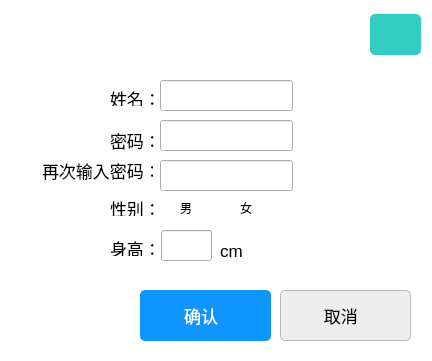
<?xml version="1.0" encoding="UTF-8"?>
<ui version="4.0">
 <class>modify_user_info</class>
 <widget class="QWidget" name="modify_user_info">
  <property name="geometry">
   <rect>
    <x>0</x>
    <y>0</y>
    <width>432</width>
    <height>361</height>
   </rect>
  </property>
  <property name="cursor">
   <cursorShape>BlankCursor</cursorShape>
  </property>
  <property name="windowTitle">
   <string>modify_user_info</string>
  </property>
  <property name="styleSheet">
   <string notr="true">QWidget#modify_user_info
{
	background-color: rgb(255, 255, 255);
}</string>
  </property>
  <widget class="QLabel" name="lblPwd">
   <property name="geometry">
    <rect>
     <x>110</x>
     <y>130</y>
     <width>81</width>
     <height>20</height>
    </rect>
   </property>
   <property name="font">
    <font>
     <pointsize>13</pointsize>
    </font>
   </property>
   <property name="text">
    <string>密码：</string>
   </property>
  </widget>
  <widget class="QLabel" name="lblHeight">
   <property name="geometry">
    <rect>
     <x>110</x>
     <y>240</y>
     <width>54</width>
     <height>16</height>
    </rect>
   </property>
   <property name="font">
    <font>
     <pointsize>13</pointsize>
    </font>
   </property>
   <property name="text">
    <string>身高：</string>
   </property>
  </widget>
  <widget class="QLabel" name="lblSex">
   <property name="geometry">
    <rect>
     <x>110</x>
     <y>200</y>
     <width>54</width>
     <height>16</height>
    </rect>
   </property>
   <property name="font">
    <font>
     <pointsize>13</pointsize>
    </font>
   </property>
   <property name="text">
    <string>性别：</string>
   </property>
  </widget>
  <widget class="QLineEdit" name="leName">
   <property name="geometry">
    <rect>
     <x>160</x>
     <y>80</y>
     <width>133</width>
     <height>31</height>
    </rect>
   </property>
   <property name="font">
    <font>
     <pointsize>15</pointsize>
    </font>
   </property>
   <property name="cursor">
    <cursorShape>IBeamCursor</cursorShape>
   </property>
   <property name="focusPolicy">
    <enum>Qt::StrongFocus</enum>
   </property>
  </widget>
  <widget class="QLineEdit" name="lePwd">
   <property name="geometry">
    <rect>
     <x>160</x>
     <y>120</y>
     <width>133</width>
     <height>31</height>
    </rect>
   </property>
   <property name="font">
    <font>
     <pointsize>15</pointsize>
    </font>
   </property>
   <property name="cursor">
    <cursorShape>IBeamCursor</cursorShape>
   </property>
   <property name="focusPolicy">
    <enum>Qt::StrongFocus</enum>
   </property>
   <property name="echoMode">
    <enum>QLineEdit::Password</enum>
   </property>
  </widget>
  <widget class="QLineEdit" name="leHeight">
   <property name="geometry">
    <rect>
     <x>161</x>
     <y>230</y>
     <width>51</width>
     <height>31</height>
    </rect>
   </property>
   <property name="font">
    <font>
     <pointsize>15</pointsize>
    </font>
   </property>
   <property name="cursor">
    <cursorShape>IBeamCursor</cursorShape>
   </property>
   <property name="focusPolicy">
    <enum>Qt::StrongFocus</enum>
   </property>
  </widget>
  <widget class="QPushButton" name="btn_ok">
   <property name="geometry">
    <rect>
     <x>140</x>
     <y>290</y>
     <width>131</width>
     <height>51</height>
    </rect>
   </property>
   <property name="font">
    <font>
     <family>Microsoft Yahei</family>
     <pointsize>13</pointsize>
    </font>
   </property>
   <property name="cursor">
    <cursorShape>BlankCursor</cursorShape>
   </property>
   <property name="focusPolicy">
    <enum>Qt::NoFocus</enum>
   </property>
   <property name="styleSheet">
    <string notr="true">QPushButton
{
    font-family:Microsoft Yahei;
    color:white;
    background-color:rgb(14 , 150 , 254);
    border-radius:5px;
}

QPushButton:hover
{
    background-color:rgb(44 , 137 , 255);
}

QPushButton:pressed
{
    background-color:rgb(14 , 135 , 228);
    padding-left:3px;
    padding-top:3px;
}</string>
   </property>
   <property name="text">
    <string>确认  </string>
   </property>
   <property name="icon">
    <iconset resource="imageIcon.qrc">
     <normaloff>:/imgIcon/appbar.check.png</normaloff>:/imgIcon/appbar.check.png</iconset>
   </property>
   <property name="iconSize">
    <size>
     <width>76</width>
     <height>76</height>
    </size>
   </property>
  </widget>
  <widget class="QPushButton" name="btn_cancel">
   <property name="geometry">
    <rect>
     <x>280</x>
     <y>290</y>
     <width>131</width>
     <height>51</height>
    </rect>
   </property>
   <property name="font">
    <font>
     <pointsize>13</pointsize>
    </font>
   </property>
   <property name="cursor">
    <cursorShape>BlankCursor</cursorShape>
   </property>
   <property name="focusPolicy">
    <enum>Qt::NoFocus</enum>
   </property>
   <property name="styleSheet">
    <string notr="true">QPushButton
{
    color:black;
    background-color:rgb(238 , 238 , 238);
    border: 1px solid rgb(183 , 183 , 183);
	border-radius:5px;
}

QPushButton:hover
{
    color:black;
    background-color:rgb(228 , 240 , 250);
    border: 1px solid rgb(15 , 150 , 255);
}

QPushButton:pressed
{
    color:black;
    background-color:rgb(204 , 228 , 247);
    border: 1px solid rgb(1 , 84 , 153);
    padding-left:3px;
    padding-top:3px;
}</string>
   </property>
   <property name="text">
    <string>取消  </string>
   </property>
   <property name="icon">
    <iconset resource="imageIcon.qrc">
     <normaloff>:/imgIcon/appbar.close.2.png</normaloff>:/imgIcon/appbar.close.2.png</iconset>
   </property>
   <property name="iconSize">
    <size>
     <width>76</width>
     <height>76</height>
    </size>
   </property>
  </widget>
  <widget class="QLabel" name="label_5">
   <property name="geometry">
    <rect>
     <x>220</x>
     <y>240</y>
     <width>54</width>
     <height>21</height>
    </rect>
   </property>
   <property name="font">
    <font>
     <pointsize>13</pointsize>
    </font>
   </property>
   <property name="text">
    <string>cm</string>
   </property>
  </widget>
  <widget class="QLabel" name="lblName">
   <property name="geometry">
    <rect>
     <x>110</x>
     <y>90</y>
     <width>54</width>
     <height>16</height>
    </rect>
   </property>
   <property name="font">
    <font>
     <pointsize>13</pointsize>
    </font>
   </property>
   <property name="text">
    <string>姓名：</string>
   </property>
  </widget>
  <widget class="QLabel" name="lblPwdConfirm">
   <property name="geometry">
    <rect>
     <x>42</x>
     <y>160</y>
     <width>111</width>
     <height>20</height>
    </rect>
   </property>
   <property name="font">
    <font>
     <pointsize>13</pointsize>
    </font>
   </property>
   <property name="text">
    <string>再次输入密码：</string>
   </property>
  </widget>
  <widget class="QLineEdit" name="leConfirmPwd">
   <property name="geometry">
    <rect>
     <x>160</x>
     <y>160</y>
     <width>133</width>
     <height>31</height>
    </rect>
   </property>
   <property name="font">
    <font>
     <pointsize>15</pointsize>
    </font>
   </property>
   <property name="cursor">
    <cursorShape>IBeamCursor</cursorShape>
   </property>
   <property name="focusPolicy">
    <enum>Qt::StrongFocus</enum>
   </property>
   <property name="echoMode">
    <enum>QLineEdit::Password</enum>
   </property>
  </widget>
  <widget class="QPushButton" name="btn_close">
   <property name="geometry">
    <rect>
     <x>370</x>
     <y>14</y>
     <width>51</width>
     <height>41</height>
    </rect>
   </property>
   <property name="cursor">
    <cursorShape>BlankCursor</cursorShape>
   </property>
   <property name="styleSheet">
    <string notr="true">QPushButton
{
    font-family:Microsoft Yahei;
    color:white;
	background-color:rgb(50 , 204 , 194);
    border-radius:5px;
}

QPushButton:hover
{
    background-color:rgb(50, 184, 179);
}

QPushButton:pressed
{
    background-color:rgb(41, 144, 163);
    padding-left:3px;
    padding-top:3px;
}</string>
   </property>
   <property name="text">
    <string/>
   </property>
   <property name="icon">
    <iconset resource="imageIcon.qrc">
     <normaloff>:/imgIcon/appbar.close.png</normaloff>:/imgIcon/appbar.close.png</iconset>
   </property>
   <property name="iconSize">
    <size>
     <width>76</width>
     <height>76</height>
    </size>
   </property>
  </widget>
  <widget class="QLabel" name="label_7">
   <property name="geometry">
    <rect>
     <x>6</x>
     <y>-2</y>
     <width>76</width>
     <height>76</height>
    </rect>
   </property>
   <property name="styleSheet">
    <string notr="true">border-image: url(:/imgIcon/appbar.people.profile.png);</string>
   </property>
   <property name="text">
    <string/>
   </property>
  </widget>
  <widget class="QLabel" name="label_8">
   <property name="geometry">
    <rect>
     <x>70</x>
     <y>15</y>
     <width>171</width>
     <height>41</height>
    </rect>
   </property>
   <property name="font">
    <font>
     <family>微软雅黑</family>
     <pointsize>15</pointsize>
     <weight>75</weight>
     <bold>true</bold>
    </font>
   </property>
   <property name="styleSheet">
    <string notr="true">color: rgb(255, 255, 255);</string>
   </property>
   <property name="text">
    <string>修改用户个人信息</string>
   </property>
  </widget>
  <widget class="QRadioButton" name="rdoFemale">
   <property name="geometry">
    <rect>
     <x>220</x>
     <y>200</y>
     <width>58</width>
     <height>16</height>
    </rect>
   </property>
   <property name="styleSheet">
    <string notr="true">background-color: transparent;</string>
   </property>
   <property name="text">
    <string>女</string>
   </property>
  </widget>
  <widget class="QRadioButton" name="rdoMale">
   <property name="geometry">
    <rect>
     <x>160</x>
     <y>200</y>
     <width>51</width>
     <height>16</height>
    </rect>
   </property>
   <property name="styleSheet">
    <string notr="true">background-color: transparent;</string>
   </property>
   <property name="text">
    <string>男</string>
   </property>
  </widget>
  <zorder>lblPwd</zorder>
  <zorder>lblHeight</zorder>
  <zorder>lblSex</zorder>
  <zorder>leName</zorder>
  <zorder>lePwd</zorder>
  <zorder>leHeight</zorder>
  <zorder>btn_ok</zorder>
  <zorder>btn_cancel</zorder>
  <zorder>lblName</zorder>
  <zorder>label_5</zorder>
  <zorder>lblPwdConfirm</zorder>
  <zorder>leConfirmPwd</zorder>
  <zorder>btn_close</zorder>
  <zorder>label_7</zorder>
  <zorder>label_8</zorder>
  <zorder>rdoFemale</zorder>
  <zorder>rdoMale</zorder>
 </widget>
 <layoutdefault spacing="6" margin="11"/>
 <resources>
  <include location="imageIcon.qrc"/>
 </resources>
 <connections/>
</ui>
